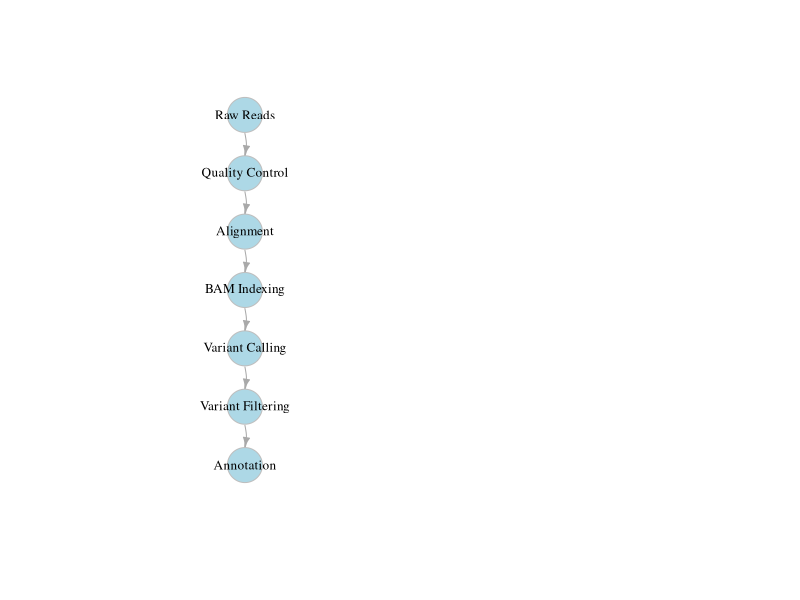

R code for this plot:
## ---- chunk 1
knitr::opts_chunk$set(echo = TRUE)
## ---- chunk 2
install.packages("digest")
## ---- chunk 3

library(digest)

# Example with a string
string <- "your data here"
md5_hash <- digest(string, algo = "md5")
print(md5_hash)

# Example with a file
#file_path <- "data/blah"
#md5_file_hash <- digest(file = file_path, algo = "md5")
#print(md5_file_hash)
## ---- chunk 4
# Linear Congruential Generator (LCG) RNG
# You are not expected to understand this - just see that it's not super complicated to make somewhat random numbers...
simple_rng_lcg <- function(n, seed = 123) {
  a = 1664525
  c = 1013904223
  m = 2^32
  random_numbers <- numeric(n)  # Initialize a vector to store random numbers
  X <- seed  # Starting with the seed
  
  for (i in 1:n) {
    X <- (a * X + c) %% m  # LCG formula
    random_numbers[i] <- X / m  # Normalize the result to get a number between 0 and 1
  }
  
  return(random_numbers)
}

# Example: Generate 5 random numbers using the LCG method
random_numbers <- simple_rng_lcg(5, seed = 123)
print(random_numbers)
## ---- chunk 5
library(testthat)

# Define the function that counts nucleotides
count_nucleotides <- function(dna_string) {
  nucleotides <- c("A", "C", "G", "T")
  counts <- sapply(nucleotides, function(n) {
    matches <- gregexpr(pattern = n, text = dna_string)[[1]]
    if(matches[1] == -1) {
      return(0)
    } else {
      return(length(matches))
    }
  })
  names(counts) <- nucleotides
  return(counts)
}

# Now let's write a test for this function
test_that("count_nucleotides correctly counts nucleotides", {
  dna_string <- "ACGTACGTACGTACGTACGT"
  expect_equal(count_nucleotides(dna_string), c(A=5, C=5, G=5, T=5))

  dna_string <- "AAACCCGGGTTT"
  expect_equal(count_nucleotides(dna_string), c(A=3, C=3, G=3, T=3))

  dna_string <- ""
  expect_equal(count_nucleotides(dna_string), c(A=0, C=0, G=0, T=0))
})
## ---- chunk 6
# Load the igraph package
library(igraph)

# Create a DAG representing a bioinformatics pipeline
edges <- c("Raw Reads", "Quality Control", 
           "Quality Control", "Alignment",
           "Alignment", "BAM Indexing",
           "BAM Indexing", "Variant Calling",
           "Variant Calling", "Variant Filtering",
           "Variant Filtering", "Annotation")

# Create a graph object
g <- graph(edges, directed = TRUE)

# Define the layout
l <- layout_as_tree(g, root=1, mode="out")

# Plot the graph
plot(g, layout=l, 
     edge.arrow.size = 0.5, 
     vertex.color = "lightblue", 
     vertex.size = 20, 
     vertex.frame.color = "gray", 
     vertex.label.color = "black", 
     vertex.label.cex = 0.8,
     edge.curved=0.2)
